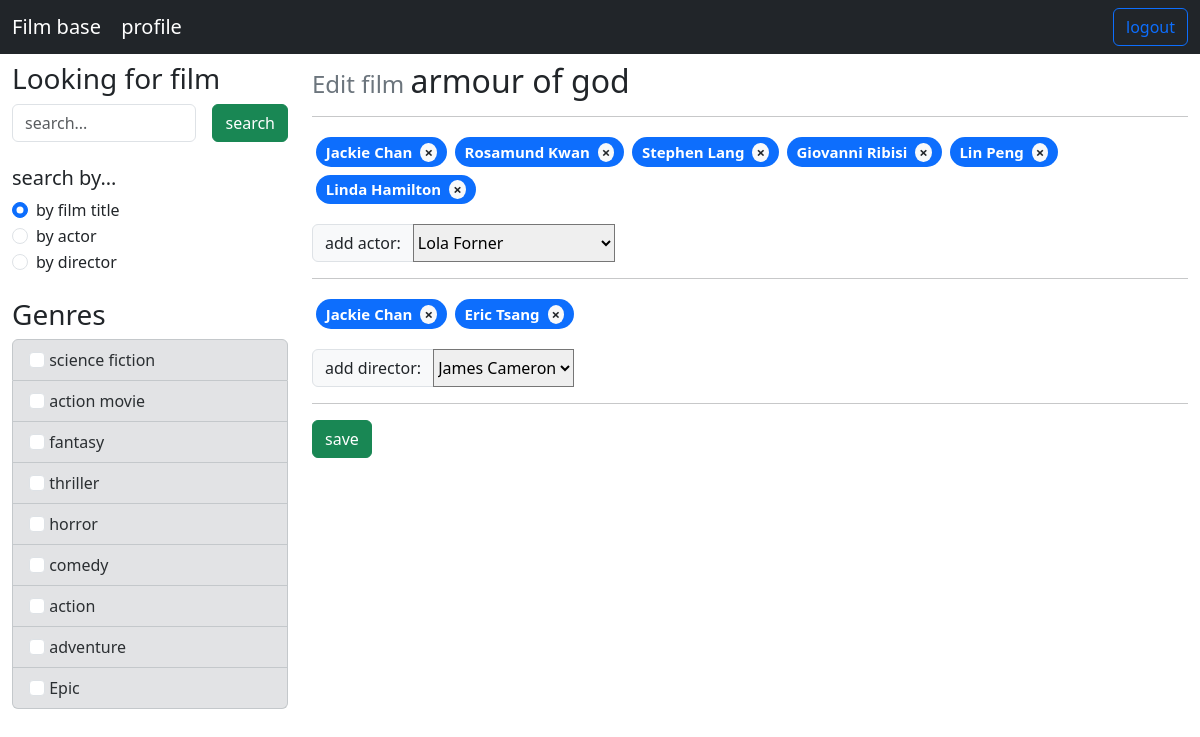
Page /films/1/edit_film (signed in) on the committed database.
### films/models.py (models this page shows, shortened)
class Genre(models.Model):
    title = models.CharField(max_length=255, verbose_name='title')
    class Meta:
        verbose_name = 'genre'
        verbose_name_plural = 'genres'

class Film(models.Model):
    title = models.CharField(max_length=255, verbose_name='title')
    description = models.TextField(max_length=5000, verbose_name='description')
    poster = models.ImageField(upload_to='posters/%Y/%m/%d/')
    STARS_NUMBER = 5
    genres = models.ManyToManyField('Genre',
                                    verbose_name='genre',
                                    related_name='films', null=True)
    directors = models.ManyToManyField('Director',
                                    verbose_name='directors',
                                    related_name='films', null=True)
    actors = models.ManyToManyField('Actor',
                                    verbose_name='actors',
                                    related_name='films', null=True)
    class Meta:
        verbose_name = 'Film'
        verbose_name_plural = 'Films'

class Actor(models.Model):
    name = models.CharField(max_length=255, verbose_name='name')
    class Meta:
        verbose_name = 'Actor'
        verbose_name_plural = 'Actors'

class Director(models.Model):
    name = models.CharField(max_length=255, verbose_name='name')
    class Meta:
        verbose_name = 'Director'
        verbose_name_plural = 'Directors'

### films/views.py (the view, shortened to what this page needs)
# urls.py: path('<int:film_pk>/edit_film', FilmEditView.as_view(), name='edit_film'),
class FilmEditView(LoginRequiredMixin, View):
    permission_denied_message = "NO! You are not authenticated for this action!"
    login_url = 'login/'
    raise_exception = True
    def get(self, request, film_pk):
        filtered_actors = Actor.objects.exclude(films__id=film_pk)
        filtered_directors = Director.objects.exclude(films__id=film_pk)
        context = {'film': Film.objects.get(pk=film_pk), 'actors': filtered_actors, 'directors': filtered_directors}
        return render(request, template_name='films/edit.html', context=context)

### films/templatetags/film_tag.py (called while the page is built)
@register.simple_tag()
def get_genres():
    return Genre.objects.all()

@register.filter(name='getattr')
def get_attr(item, attr):
    return getattr(item, attr)

### films/templates/films/edit.html (shortened to what this page needs)
{% extends "films/base.html" %}
{% load static %}
{% block resources %}
    <link rel="stylesheet" href="https://cdn.jsdelivr.net/npm/bootstrap-select@1.14.0-beta2/dist/css/bootstrap-select.min.css">
{% endblock resources %}
{% block content %}
    <form action="{% url 'edit_film' film.pk %}" method="POST">
        <h4 class=" text-secondary"> Edit film <span class="h2 text-dark"> {{ film.title }} <span></h2>
        <hr>
        {% include 'films/includes/bages/bage_list_input.html' with items=film.actors.all filtered_items=actors can_attach=user.is_authenticated can_detach=user.is_authenticated item_name='name' select_name='actors' id='select-actors' label='add actor:' %}
        <hr>
        {% include 'films/includes/bages/bage_list_input.html' with items=film.directors.all filtered_items=directors can_attach=user.is_authenticated can_detach=user.is_authenticated item_name='name' select_name='directors' id='select-directors' label='add director:' %}
        <hr>
        <button type="submit" class="btn btn-success">save</button>
    </form>
{% endblock content %}

### films/templates/films/base.html (shortened to what this page needs)
{% extends "base.html" %}
{% load django_bootstrap5 %}
{% block main %}
    {% include "films/includes/header.html" %}
    <div class="container-fluid py-2">
        <div class="row">
            <div class="col-lg-3">
                {% include "films/includes/sidebar.html" %}
            </div>
            <div class="container-fluid col">
                {% block content %} {% endblock%}
            </div>
        </div>
    </div>
{% endblock %}

### templates/base.html (shortened to what this page needs)
{% load django_bootstrap5 %}
{% load static %}
<!doctype html>
<html lang="en">
<head>
    <link rel="stylesheet" href="{% static 'films/css/rating_stars.css' %}">
    <link rel="stylesheet" href="{% static 'films/css/badge.css' %}">
    {% bootstrap_css %}
    {% block resources %} {% endblock %}
</head>
<body>
    <div class="d-flex flex-column align-items-center">
        {% block main %} {% endblock %}
    </div>
</body>
</html>

### films/templates/films/includes/header.html
<nav class="navbar navbar-light bg-light bg-dark w-100">
    <div class="container-fluid">
        <div>
            <a class="navbar-brand h2 text-white" href="{% url 'film_list' %}">Film base</a>
            {% if user.is_authenticated %}
                <a class="navbar-brand text-white" href="{% url 'profile' %}">profile</a>
            {% endif %}
        </div>
        {% if user.is_authenticated %}
            <a class="btn btn-outline-primary" href="{% url 'logout' %}">logout</a>
        {% else %}
            <a class="btn btn-outline-primary" href="{% url 'login' %}">login</a>
        {% endif %}
    </div>
</nav>

### films/templates/films/includes/sidebar.html
{% load film_tag %}
{% get_genres as genres %}
<div class="search-bar w3layouts-newsletter">
	<h3 class="">Looking for film</h3>
	<form action="{% url 'film_list' %}" method="get" class="d-flex" id="search-form">
		<input type="search" placeholder="search..." name="search"
			   class="form-control me-3">
		<button type="submit" class="btn btn-success">
			<span class="" aria-hidden="true">search</span>
		</button>
	</form>
</div>
<div class="my-4">
	<h5 class="">search by...</h5>
	<div class="form-check">
		<input value="0" form="search-form" class="form-check-input" type="radio"
			   name="by" id="by_film_title_radio" checked>
		<label class="form-check-label" for="flexRadioDefault1">
			by film title
		</label>
	</div>
	<div class="form-check">
		<input value="1" form="search-form" class="form-check-input" type="radio"
			   name="by" id="by_actor_radio">
		<label class="form-check-label" for="flexRadioDefault2">
			by actor
		</label>
	</div><div class="form-check">
		<input value="2" form="search-form" class="form-check-input" type="radio"
			   name="by" id="by_director_radio">
		<label class="form-check-label" for="flexRadioDefault2">
			by director
		</label>
	</div>
</div>
<div class="my-4">
	<h3 class="">Genres</h3>
	<ul class="list-group">
		{% for genre in genres %}
			<li class="list-group-item list-group-item-secondary">
				<input value="{{ genre.pk }}" name="genre" form="search-form"
					   type="checkbox" class="form-check-input mr-1">
				<span class="">{{ genre.title }}</span>
			</li>
		{% endfor %}
	</ul>
</div>

### films/templates/films/includes/bages/bage_list_input.html (shortened to what this page needs)
{% load film_tag %}
<div class="d-flex flex-wrap attached-list" data-for-select="{{ id }}">
    {% for item in items %}
        {% include 'films/includes/bages/bage_item.html' with can_detach=can_detach can_attach=can_attach select_name=select_name value=item.pk title=item|getattr:item_name %}
    {% endfor %}
</div>
<div class="input-group my-3" >
    <label class="input-group-text" for="{{ id }}">{{ label }}</label>
    <select
    class="selectpicker"
    data-live-search="true"
    id="{{ id }}"
    data-style="border ms-3 border-primary"
    title="choose one of the following">
        {% for item in filtered_items %}
            <option value="{{ item.id }}" data-tokens="{{ item|getattr:item_name }}">{{ item|getattr:item_name }}</option>
        {% endfor %}
    </select>
</div>

### films/templates/films/includes/bages/bage_item.html (shortened to what this page needs)
<h5 class="m-1 attaching-block" {% if is_hidden %}hidden{% endif %}>
    <span class="badge bg-primary rounded-pill d-flex justify-content-between align-items-center">
        <span class="selected-option-name">{{ title }}</span>
        <span
        aria-hidden="true"
        class="rounded-circle bg-light text-dark px-1 ms-2 detach-option-btn badge-close"
        {% if can_detach %}
            style="cursor: pointer;"
            {% comment %} onclick="fnDetachOption($(this), 'select-permissions')" {% endcomment %}
        {% endif %}
        >&times;</span>
    </span>
</h5>

### films/static/films/css/badge.css (style rules this page uses)
.badge-close { padding-top: 2px; padding-bottom: 2px; }

### rows in the picture
Genre: title "science fiction"
Genre: title "action movie"
Genre: title "fantasy"
Genre: title "thriller"
Genre: title "horror"
Genre: title "comedy"
Genre: title "action"
Genre: title "adventure"
Genre: title "Epic"
Film: title "armour of god"
Actor: name "Jackie Chan"
Actor: name "Rosamund Kwan"
Actor: name "Stephen Lang"
Actor: name "Giovanni Ribisi"
Actor: name "Lin Peng"
Actor: name "Linda Hamilton"
Director: name "Jackie Chan"
Director: name "Eric Tsang"

### other values in the picture
{{ label }} "add actor: add director:"
form field value "Lola Forner James Cameron"
